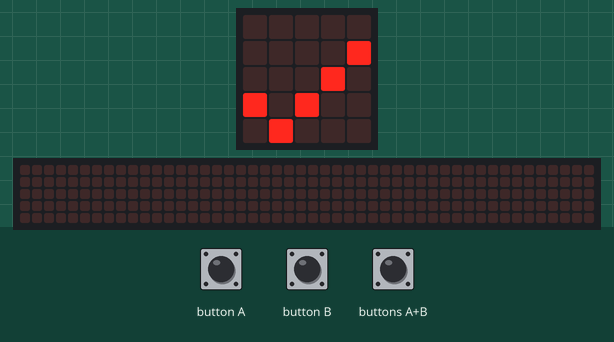
Simulated run of this program. Board: BBC micro:bit (MakeCode). On the bench: the board's 5×5 LED display, a strip that is not on the board, showing the scrolling text unrolled. The test bench sets the inputs (shaded band). Random numbers come from a fixed seed; the 48×5 strip is a reading aid, not a part: it shows the text the display is scrolling, unrolled, one strip-width of it at a time.

Above: at 5.5 s.
5.6 s: buttons A+B pressed for 0.15 s
At 5.82 s:
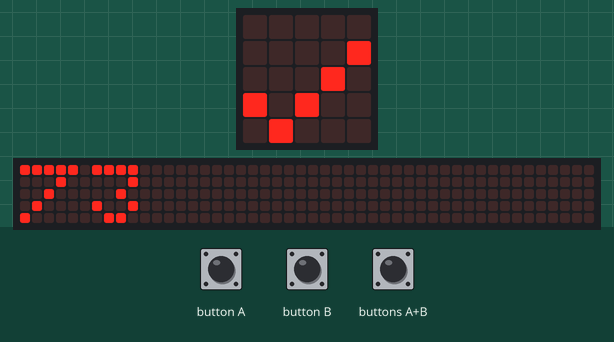
At 6.27 s:
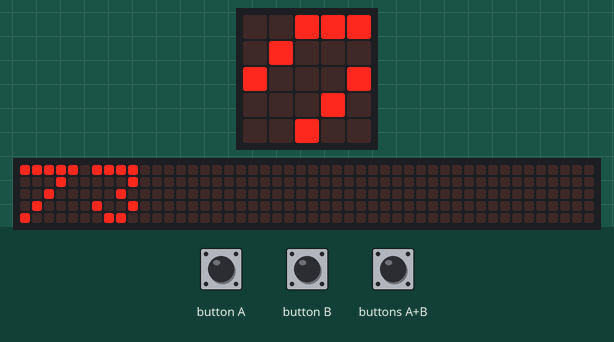
6.3 s: button A pressed for 0.15 s
7.0 s: buttons A+B pressed for 1 s
At 13.5 s:
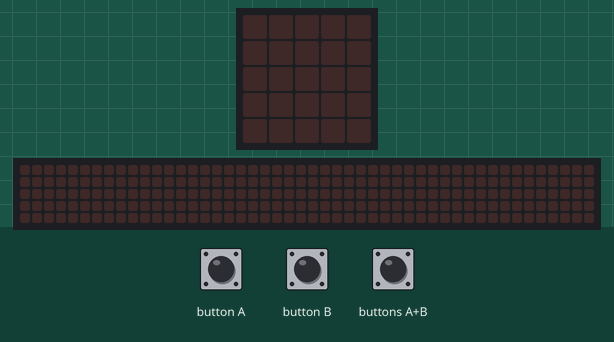
Timing chart, 0 to 15.0 s (numbered marks = the images above; inputs shaded):
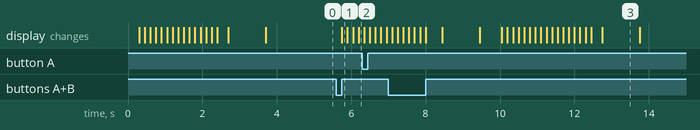

The program:

main.ts
```typescript
input.onButtonPressed(Button.A, function () {
    if (cracker.isEmpty()) {
        basic.showIcon(IconNames.Happy)
    } else {
        クラックされました()
    }
})
function 初期化 () {
    秘密の番号 = randint(1, 100)
    cracker = ""
    basic.showNumber(秘密の番号)
    basic.pause(1000)
    basic.showIcon(IconNames.Yes)
}
input.onButtonPressed(Button.AB, function () {
    初期化()
})
radio.onReceivedValue(function (name, value) {
    if (cracker.isEmpty()) {
        if (秘密の番号 == value) {
            cracker = name
            radio.sendValue(name, 0)
            クラックされました()
        } else if (value < 秘密の番号) {
            radio.sendValue(name, 1)
        } else {
            radio.sendValue(name, 2)
        }
    }
})
function クラックされました () {
    basic.showString(cracker)
}
let 秘密の番号 = 0
let cracker = ""
radio.setGroup(1)
初期化()
```

test.ts
```typescript
// テストはここに来ます。このパッケージが拡張機能として使用されるときにはコンパイルされません。
```

Measured:
- after the input at 5.6 s, the display: changes after 0.15 s (image 1)
- what the display in image 3 shows lasts 1.0 s, from 12.8 s to 13.8 s
